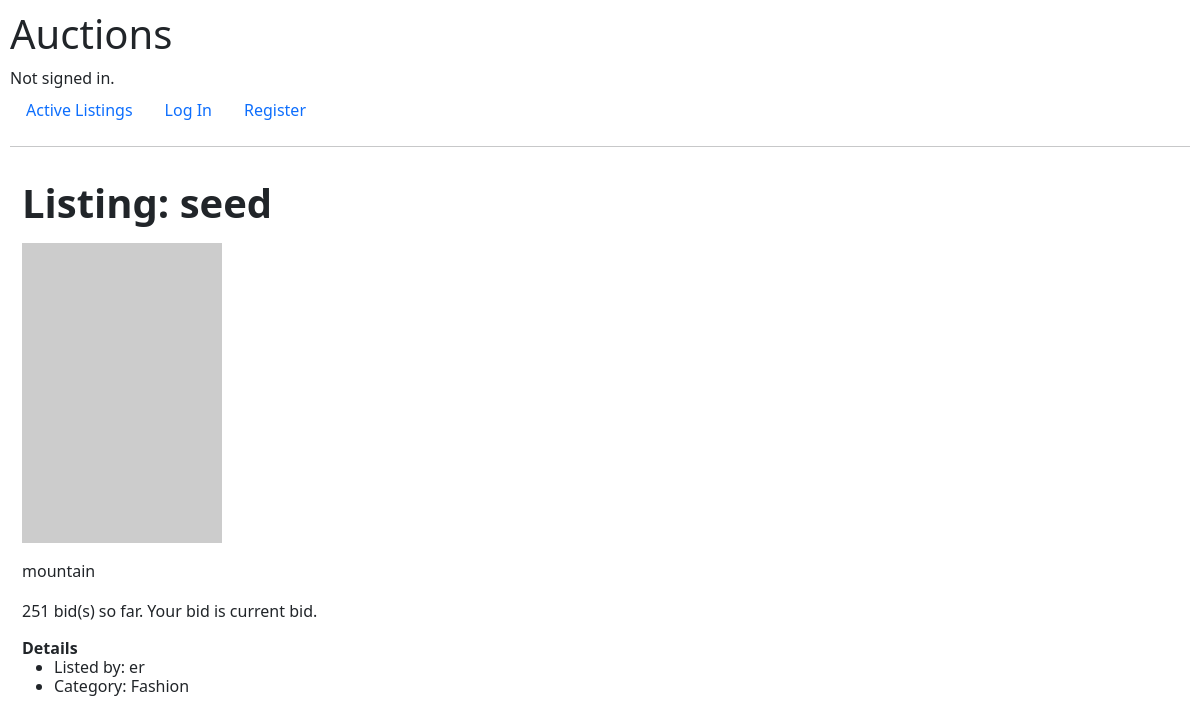
/listing/1, run on the app's committed database.
### auctions/models.py (models this page shows)
class CreateListing(models.Model):
    owner = models.CharField(max_length=64)
    title = models.CharField(max_length=64)
    description = models.TextField()
    initialBid = models.IntegerField()
    category = models.CharField(max_length=64)
    link = models.CharField(
        max_length=256, blank=True,
        null=True, default=None,
    )
    time = models.CharField(max_length=64)

### auctions/views.py (the view)
# urls.py: path('listing/<int:key>', views.listing_page, name='listing_page'),
def listing_page(request: HttpRequest, key: int) -> HttpResponse:
    if request.method == 'GET':
        try:
            item = CreateListing.objects.get(id=key)
        except ValueError:
            item = 'Sorry! Listing not exist'
        return render(
            request,
            'auctions/listing_page.html',
            {
                'item': item,
                'owner': True if item.owner == request.user.username else False,
                'errorgreen': request.COOKIES.get('errorgreen'),
                'watchListItem': (
                    True
                    if WatchList.objects.filter(
                        user=request.user.username,
                        listingId=key,
                    )
                    else False
                ),
            },
        )
    else:
        return HttpResponseRedirect(reverse('index'))

### auctions/templates/auctions/listing_page.html (shortened to what this page needs)
{% extends "auctions/layout.html" %}
{% load static %}
{% block body %}
<div class="container ms-0">
    <div class="row">
        <div >
            <div>
                <h1 class="my-3">
                    <strong>
                    Listing: {{item.title}}
                    </strong>
                </h1>
            </div>
            <div class="my-3">
                <img class="img-fluid" src="{{item.link}}" alt="">
            </div>
            <div class="my-3">
                {{item.description}}
            </div>
            <div class="my-3">
                <p>
                    {{item.initialBid}} bid(s) so far. Your bid is current bid.
                </p>
            </div>
            <div class="my-3">
                <h6 class="my-3">
                    <strong>Details</strong>
                    <ul>
                        <li>Listed by: {{item.owner}}</li>
                        <li>Category: {{item.category}}</li>
                    </ul>
                </h6>
            </div>
        </div>
    </div>
</div>
{% endblock %}

### auctions/static/auctions/styles.css (style rules this page uses)
body { padding: 10px; }

### data on the page
CreateListing: title "seed", description "mountain", initialBid "251", owner "er", category "Fashion"
